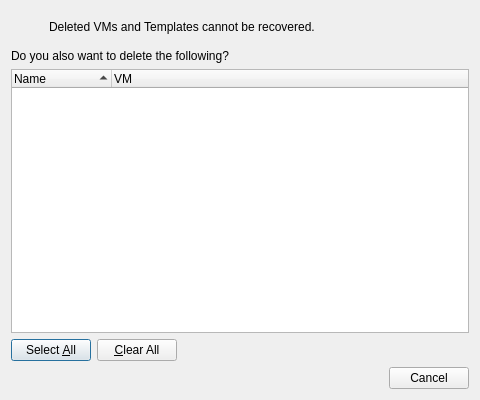
<?xml version="1.0" encoding="UTF-8"?>
<ui version="4.0">
 <class>ConfirmVMDeleteDialog</class>
 <widget class="QDialog" name="ConfirmVMDeleteDialog">
  <property name="geometry">
   <rect>
    <x>0</x>
    <y>0</y>
    <width>480</width>
    <height>400</height>
   </rect>
  </property>
  <property name="windowTitle">
   <string>Confirm VM Delete</string>
  </property>
  <layout class="QVBoxLayout" name="verticalLayout">
   <item>
    <layout class="QHBoxLayout" name="horizontalLayout">
     <item>
      <widget class="QLabel" name="warningIcon">
       <property name="minimumSize">
        <size>
         <width>32</width>
         <height>32</height>
        </size>
       </property>
       <property name="maximumSize">
        <size>
         <width>32</width>
         <height>32</height>
        </size>
       </property>
       <property name="text">
        <string/>
       </property>
       <property name="pixmap">
        <pixmap resource="../resources.qrc">:/icons/000_WarningAlert_h32bit_32.png</pixmap>
       </property>
       <property name="scaledContents">
        <bool>true</bool>
       </property>
      </widget>
     </item>
     <item>
      <widget class="QLabel" name="alertLabel">
       <property name="text">
        <string>Deleted VMs and Templates cannot be recovered.</string>
       </property>
       <property name="wordWrap">
        <bool>true</bool>
       </property>
      </widget>
     </item>
    </layout>
   </item>
   <item>
    <widget class="QLabel" name="label1">
     <property name="text">
      <string>Do you also want to delete the following?</string>
     </property>
    </widget>
   </item>
   <item>
    <widget class="QTreeWidget" name="listView">
     <property name="alternatingRowColors">
      <bool>true</bool>
     </property>
     <property name="selectionMode">
      <enum>QAbstractItemView::SelectionMode::MultiSelection</enum>
     </property>
     <property name="sortingEnabled">
      <bool>true</bool>
     </property>
     <column>
      <property name="text">
       <string>Name</string>
      </property>
     </column>
     <column>
      <property name="text">
       <string>VM</string>
      </property>
     </column>
    </widget>
   </item>
   <item>
    <layout class="QHBoxLayout" name="horizontalLayout_2">
     <item>
      <widget class="QPushButton" name="selectAllButton">
       <property name="text">
        <string>Select &amp;All</string>
       </property>
      </widget>
     </item>
     <item>
      <widget class="QPushButton" name="clearButton">
       <property name="text">
        <string>&amp;Clear All</string>
       </property>
      </widget>
     </item>
     <item>
      <spacer name="horizontalSpacer">
       <property name="orientation">
        <enum>Qt::Orientation::Horizontal</enum>
       </property>
       <property name="sizeHint" stdset="0">
        <size>
         <width>40</width>
         <height>20</height>
        </size>
       </property>
      </spacer>
     </item>
    </layout>
   </item>
   <item>
    <widget class="QDialogButtonBox" name="buttonBox">
     <property name="standardButtons">
      <set>QDialogButtonBox::StandardButton::Cancel</set>
     </property>
    </widget>
   </item>
  </layout>
 </widget>
 <resources>
  <include location="../resources.qrc"/>
 </resources>
 <connections>
  <connection>
   <sender>buttonBox</sender>
   <signal>rejected()</signal>
   <receiver>ConfirmVMDeleteDialog</receiver>
   <slot>reject()</slot>
   <hints>
    <hint type="sourcelabel">
     <x>239</x>
     <y>379</y>
    </hint>
    <hint type="destinationlabel">
     <x>239</x>
     <y>199</y>
    </hint>
   </hints>
  </connection>
 </connections>
</ui>
